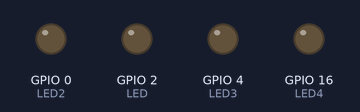
Simulated run of this program. Board: ESP32. On the bench: output pins drawn as LEDs (lit = HIGH).

Above: at 0.2 s.
At 1.7 s:
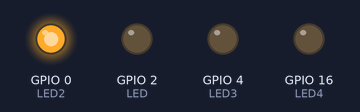
At 2.7 s:
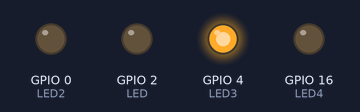
At 3.7 s:
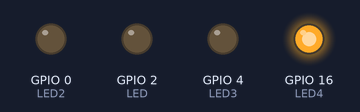
At 4.7 s:
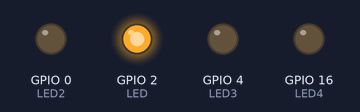
Timing chart, 0 to 5.2 s (numbered marks = the images above):
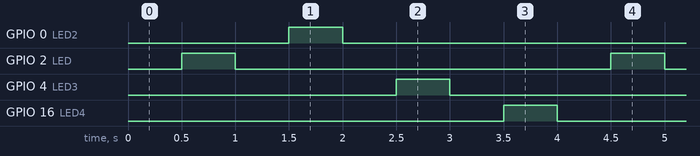

Measured:
- by itself, GPIO 0 (LED2), GPIO 2 (LED), GPIO 4 (LED3), GPIO 16 (LED4): alternates HIGH for 0.50 s and LOW for 3.5 s
- by itself, everything shown: repeats every 4.0 s, in 8 steps

The program:

main.cpp
```cpp
#include <Arduino.h>

#define LED 2
#define LED2 0
#define LED3 4
#define LED4 16

void setup()
{
  pinMode(LED, OUTPUT); //Set pin mode
  pinMode(LED2, OUTPUT); //Set pin mode
  pinMode(LED3, OUTPUT); //Set pin mode
  pinMode(LED4, OUTPUT); //Set pin mode
}

void loop() {
  delay(500); //0.5 sec
  digitalWrite(LED,HIGH); //HIGH = 1
  delay(500); //0.5 sec
  digitalWrite(LED,LOW); //LOW = 0
  delay(500); //0.5 sec
  digitalWrite(LED2,HIGH); //HIGH = 1
  delay(500); //0.5 sec
  digitalWrite(LED2,LOW); //LOW = 0
  delay(500); //0.5 sec
  digitalWrite(LED3,HIGH); //HIGH = 1
  delay(500); //0.5 sec
  digitalWrite(LED3,LOW); //LOW = 0
  delay(500); //0.5 sec
  digitalWrite(LED4,HIGH); //HIGH = 1
  delay(500); //0.5 sec
  digitalWrite(LED4,LOW); //LOW = 0
}
```
